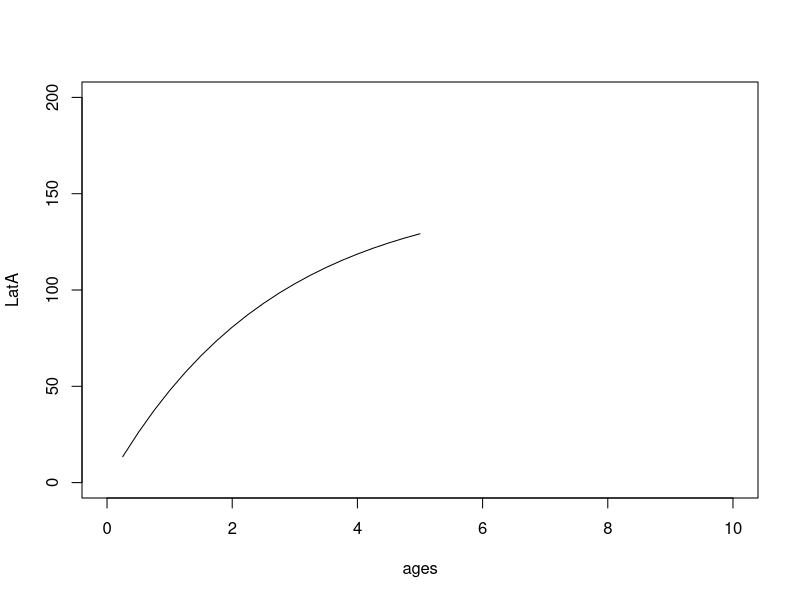
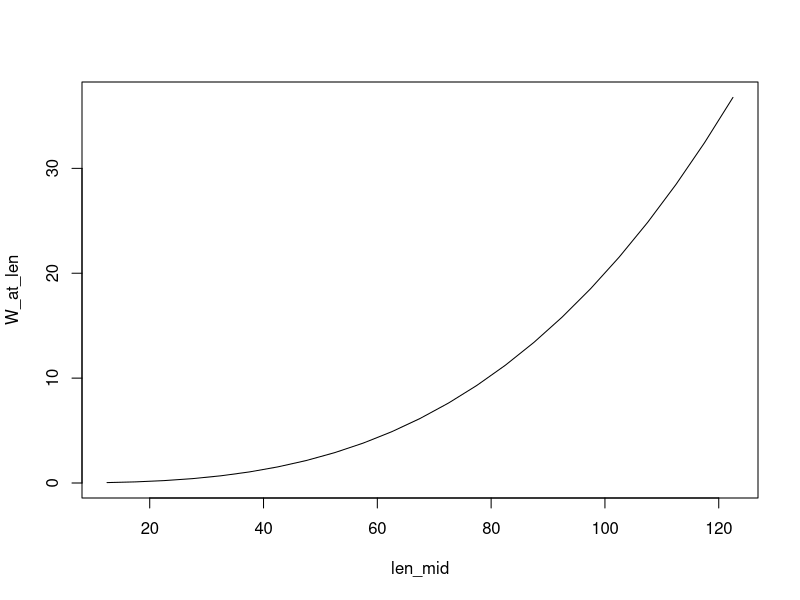
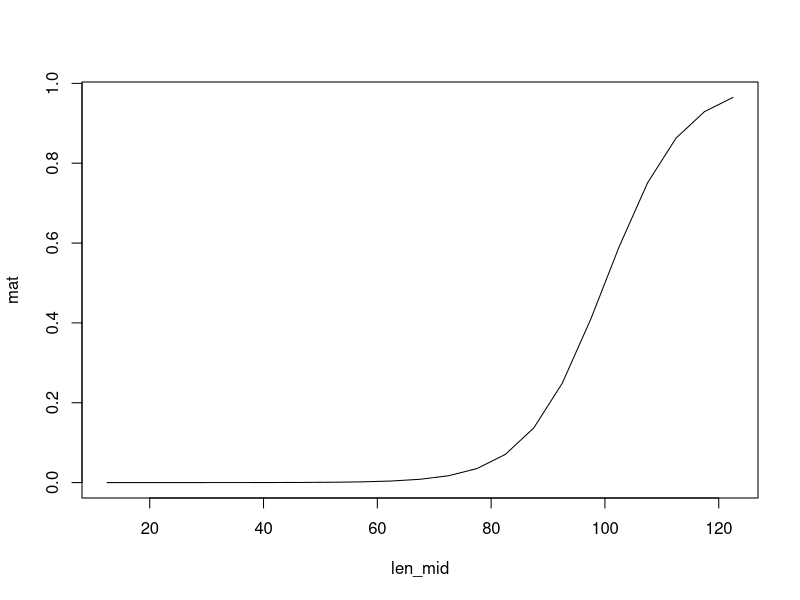
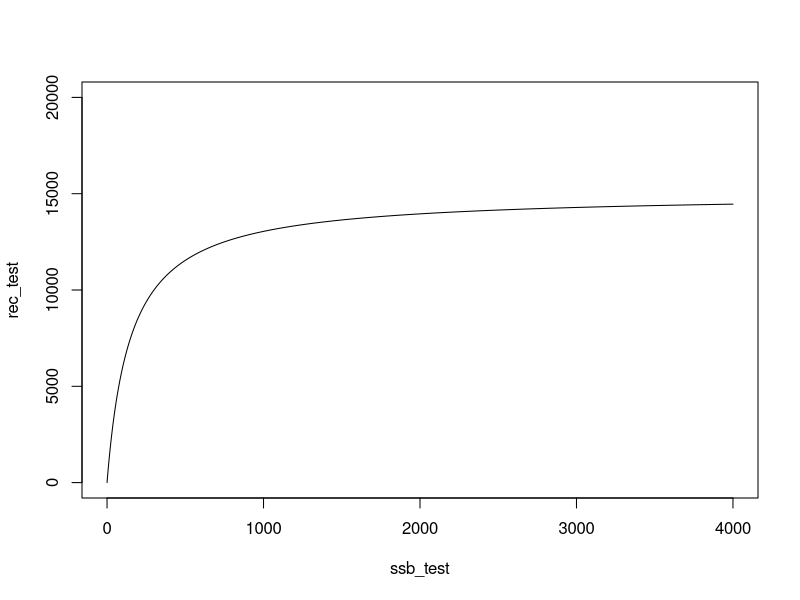
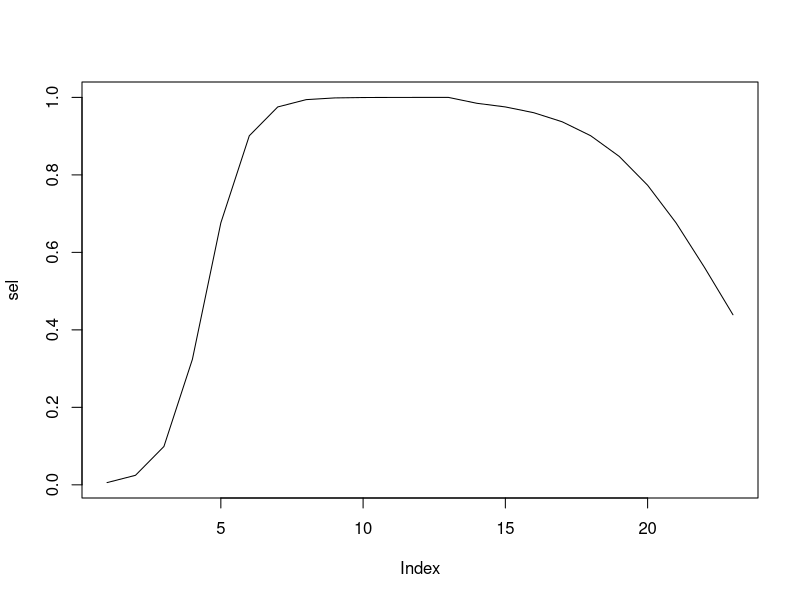

R code for these plots, in order:
#
# operating model M6: Tuna, Dome shape, Length-dependent
#-----------------------------------------------------
#---------------------------------------------------

# define functions
VB_func<-function(Linf,k,t0,age)
{
  Lt = Linf*(1-exp(-k*(age-t0))) # po is the length of age 0 fish.
  return(Lt)
}

mat_func<-function(L50,L95,length)
{
  b1=log(0.95/0.05)/(L95-L50)
  bo = -L50*b1
  logit_pt =  bo+b1*length
  matp= exp(logit_pt)/(1+exp(logit_pt))
  return(matp)
}

#---------------------------------------------------------------------------------
# define biological and fishing variables
nyear<-100 # number of years
rec.age<-0.25 # the age of recruitment to fishery (one quater)
first.year<-2020 # the first year of projection

# biological variables
max_age<-5 # number of ages

ages<-seq(rec.age,max_age,0.25) # list of ages in the simulation
years<-c(first.year:(first.year+nyear-1)) # list of years in the simulation

nage=length(ages)

len_mid<-seq(12.5,122.5,5)
len_border<-seq(10,125,5)
len_border[1]=-Inf
len_border[length(len_border)]=Inf
nlen<-length(len_mid)
len_lower=len_border[1:nlen]
len_upper=len_border[2:(nlen+1)]

M=0.2 # quaterly natural mortality
init_Z=0.1 # initial total mortality lead to equilibrium age structure

vbk=0.38
Linf=152
t0=1/Linf

LatA=VB_func(Linf,vbk,t0,ages)
plot(ages,LatA,type="l",ylim=c(0,200),xlim=c(0,10))

# weigth at length
a=2e-5; b=3
W_at_len = a*(len_mid^b)
plot(len_mid,W_at_len,type="l")

# maturation at length
mat_L50=100; mat_L95=120
mat=mat_func(mat_L50,mat_L95,len_mid)

plot(len_mid,mat,type="l")

cv_L=0.2 # the coefficient of variance in length at age at the beginning year
cv_inc=0.3 # the coefficient of variance in growth increment

std_logR=0.5 # standard deviation of recruitment
std_logN0=0.3 # standar deviation of initial number at age

# SR relationship (BH model) aS/(b+S)
alpha=15000
beta=150

ssb_test=seq(0,4000,1)
rec_test=alpha*ssb_test/(beta+ssb_test)

plot(ssb_test,rec_test,ylim=c(0,20000),type="l")

# growth transition matrix
Gij=matrix(NA,nrow=nlen,ncol=nlen) # probability from length bin j to lengh bin i.
for(j in 1:nlen){
  
  # ml_inc = (1-exp(-vbk*0.25))*(Linf-len_mid[j]) # expected growth increment based on VB model (quarterly growth)
  
  # decreasing logistic function
  delta_max=(1-exp(-vbk))*Linf # maximum expected size increment
  l50 = 0.5 * Linf # initial size having 50% maximum size increment
  l95 = 0.05 * Linf # initial size having 95% maximum size increment
  ml_inc = 0.25*delta_max / (1 + exp(-log(19)*(len_mid[j]-l50)/(l95-l50)))
  
  sl_inc = ml_inc*cv_inc # variability of growth increment
  
  for(i in 1:nlen){
    if(i<j){
      Gij[i,j]=0
    }
    if(i==j){
      Gij[i,j]=pnorm((len_upper[i]-len_mid[j]),ml_inc,sl_inc)
    }
    if(i>j){
      Gij[i,j]= pnorm((len_upper[i]-len_mid[j]),ml_inc,sl_inc)-pnorm((len_lower[i]-len_mid[j]),ml_inc,sl_inc)
    }
  }
}
colSums(Gij)

# survey variables

std_SN=0.1 # survey measurement error

q_surv_L50=30 # survey catchability at length
q_surv_L95=50
q_surv=mat_func(q_surv_L50,q_surv_L95,len_mid)

# fishing variable

sel=c(mat_func(30,40,len_mid[1:13]),mat_func(120,90,len_mid[14:23])) # dome shape double logistic equation
plot(sel,type="l")
#-------------------------------------------------------------------------------------------------
# start the simulation
setwd("E:\\simulation study\\operating models\\M6")

for(iter in 4:100){
  
  # to mimic continuous recruitment, tuna population dynamics is modelled as quater time step
  nstep=nyear*4
  
  # recruitment
  Rec<-rep(NA,nstep)
  R_init=10000 # initial number of recruitment(unit in '000)
  set.seed(iter)
  dev_logR = arima.sim(list(order=c(1,0,0), ar=0.1), n=nstep)*std_logR # std of rec is 0.2
  for(i in 1:nstep){
    Rec[i]<-exp(log(R_init)+dev_logR[i])
  }
  
  # mortality
  Z_at_len<-matrix(NA,nrow=nstep,ncol=nlen) # total mortality at length
  F_at_len<-matrix(NA,nrow=nstep,ncol=nlen) # fishing mortality at length
  M_at_len<-matrix(M,nrow=nstep,ncol=nlen) # natural mortality at length
  set.seed(iter)
  F_yr<-0.2*exp(arima.sim(list(order=c(1,0,0), ar=0.75), n=nstep)*0.2) # quarterly fishing mortality
  for(i in 1:nstep){
    F_at_len[i,]<-F_yr[i]*sel
    Z_at_len[i,]<-F_at_len[i,]+M_at_len[i,]
  }
  
  N_at_age<-matrix(NA,nrow=nstep,ncol=nage) # abundance at age
  N_at_len<-matrix(NA,nrow=nstep,ncol=nlen) # abundance at length
  
  # first year age structure
  set.seed(iter)
  N0_at_age = rep(NA,nage)
  dev_logN0 = rnorm((nage-1),0,std_logN0) # std of N0 is 0.3
  N0_at_age[1]<-Rec[1]
  for(i in 2:nage){
    N0_at_age[i]=N0_at_age[i-1]*exp(-init_Z+dev_logN0[i-1])
  }
  
  # three-dimensional cohort dynamics
  nla_list=list()
  bla_list=list()
  sbla_list=list()
  cnla_list=list()
  cbla_list=list()
  
  nla=matrix(NA,nrow=nlen,ncol=nage) # number of length at age
  bla=matrix(NA,nrow=nlen,ncol=nage) # biomass of length at age
  sbla=matrix(NA,nrow=nlen,ncol=nage) # spawning biomass of length at age
  cnla=matrix(NA,nrow=nlen,ncol=nage) # catch number of length at age
  cbla=matrix(NA,nrow=nlen,ncol=nage) # catch biomass of length at age
  
  SSB=rep(NA,nstep)
  TN=rep(NA,nstep)
  TB=rep(NA,nstep)
  CN=rep(NA,nstep)
  CB=rep(NA,nstep)
  
  pla=matrix(NA,nrow=nlen,ncol=nage) # probability of length at age
  ml=VB_func(Linf,vbk,t0,ages)
  sl=cv_L*ml
  for(i in 1:nlen){
    pla[i,]=pnorm(len_border[i+1],ml,sl)-pnorm(len_border[i],ml,sl)
  }
  
  for(i in 1:nage){
    nla[,i]=N0_at_age[i]*pla[,i]
    bla[,i]=nla[,i]*W_at_len
    sbla[,i]=bla[,i]*mat
    cnla[,i]=nla[,i]*(1-exp(-Z_at_len[1,]))*(F_at_len[1,]/Z_at_len[1,])
    cbla[,i]=cnla[,i]*W_at_len
  }
  
  nla_list[[1]]=nla
  bla_list[[1]]=bla
  sbla_list[[1]]=sbla
  cnla_list[[1]]=cnla
  cbla_list[[1]]=cbla
  
  TN[1]=sum(nla)
  TB[1]=sum(bla)
  SSB[1]=sum(sbla)
  CN[1]=sum(cnla)
  CB[1]=sum(cbla)
  
  for(i in 2:nstep)
  {
    # recruitment process
    logR=log(alpha*SSB[i-1]/(beta + SSB[i-1])) # BH model
    Rec[i]<-exp(logR+dev_logR[i]) # add autocorrelated error
    nla[,1]=Rec[i]*pla[,1]
    bla[,1]=nla[,1]*W_at_len
    sbla[,1]=bla[,1]*mat
    cnla[,1]=nla[,1]*(1-exp(-Z_at_len[i,]))*(F_at_len[i,]/Z_at_len[i,])
    cbla[,1]=cnla[,1]*W_at_len
    
    for(j in 2:(nage-1))
    {
      # survival process
      nla_survival=nla_list[[i-1]][,j-1]*exp(-Z_at_len[i-1,])
      
      # growth process
      nla[,j]=Gij %*% nla_survival
      bla[,j]=nla[,j]*W_at_len
      sbla[,j]=bla[,j]*mat
      cnla[,j]=nla[,j]*(1-exp(-Z_at_len[i,]))*(F_at_len[i,]/Z_at_len[i,])
      cbla[,j]=cnla[,j]*W_at_len
    }
    # plus group
    # survival process
    nla_survival=nla_list[[i-1]][,nage-1]*exp(-Z_at_len[i-1,]) + nla_list[[i-1]][,nage]*exp(-Z_at_len[i-1,])
    # growth process
    nla[,nage]=Gij %*% nla_survival
    bla[,nage]=nla[,nage]*W_at_len
    sbla[,nage]=bla[,nage]*mat
    cnla[,nage]=nla[,nage]*(1-exp(-Z_at_len[i,]))*(F_at_len[i,]/Z_at_len[i,])
    cbla[,nage]=cnla[,nage]*W_at_len
    
    nla_list[[i]]=nla
    bla_list[[i]]=bla
    sbla_list[[i]]=sbla
    cnla_list[[i]]=cnla
    cbla_list[[i]]=cbla
    
    TN[i]=sum(nla)
    TB[i]=sum(bla)
    SSB[i]=sum(sbla)
    CN[i]=sum(cnla)
    CB[i]=sum(cbla)
  }
  
  # derive two-dimensional number, biomass and catch at length and age
  N_at_age<-matrix(NA,nrow=nstep,ncol=nage) # number at age
  N_at_len<-matrix(NA,nrow=nstep,ncol=nlen) # number at length
  B_at_age<-matrix(NA,nrow=nstep,ncol=nage) # biomass at age
  B_at_len<-matrix(NA,nrow=nstep,ncol=nlen) # biomass at length
  SB_at_age<-matrix(NA,nrow=nstep,ncol=nage) # spawning biomass at age
  SB_at_len<-matrix(NA,nrow=nstep,ncol=nlen) # spawning biomass at length
  CN_at_age<-matrix(NA,nrow=nstep,ncol=nage) # catch number at age
  CN_at_len<-matrix(NA,nrow=nstep,ncol=nlen) # catch number at length
  CB_at_age<-matrix(NA,nrow=nstep,ncol=nage) # catch biomass at age
  CB_at_len<-matrix(NA,nrow=nstep,ncol=nlen) # catch biomass at length
  
  for(i in 1:nstep){
    N_at_age[i,]<-colSums(nla_list[[i]])
    N_at_len[i,]<-rowSums(nla_list[[i]])
    B_at_age[i,]<-colSums(bla_list[[i]])
    B_at_len[i,]<-rowSums(bla_list[[i]])
    SB_at_age[i,]<-colSums(sbla_list[[i]])
    SB_at_len[i,]<-rowSums(sbla_list[[i]])
    CN_at_age[i,]<-colSums(cnla_list[[i]])
    CN_at_len[i,]<-rowSums(cnla_list[[i]])
    CB_at_age[i,]<-colSums(cbla_list[[i]])
    CB_at_len[i,]<-rowSums(cbla_list[[i]])
  }
  
  # derive one dimensional number, biomass and catch
  TN<-rep(NA,nstep)
  TB<-rep(NA,nstep)
  SSB<-rep(NA,nstep)
  CN<-rep(NA,nstep)
  CB<-rep(NA,nstep)
  
  for(i in 1:nstep){
    TN[i]<-sum(N_at_len[i,])
    TB[i]<-sum(B_at_len[i,])
    SSB[i]<-sum(SB_at_len[i,])
    CN[i]<-sum(CN_at_len[i,])
    CB[i]<-sum(CB_at_len[i,])
  }
  
  # derive age-based mortality
  Z_at_age<-matrix(NA,nrow=nstep-1,ncol=nage-1)
  F_at_age<-matrix(NA,nrow=nstep-1,ncol=nage-1)
  M_at_age<-matrix(NA,nrow=nstep-1,ncol=nage-1)
  
  for(i in 1:(nstep-1)){
    for(j in 1:(nage-1)){
      Z_at_age[i,j]=log(N_at_age[i,j])-log(N_at_age[i+1,j+1])
      #F_at_age[i,j]=log(N_at_age[i,j]) - log(N_at_age[i,j]-CN_at_age[i,j])
      F_at_age[i,j]=(CN_at_age[i,j]*Z_at_age[i,j])/(N_at_age[i,j]*(1-exp(-Z_at_age[i,j])))
      M_at_age[i,j]=Z_at_age[i,j]-F_at_age[i,j]
    }
  }
  
  # calculate research vessel survey index
  rvnla_list=list()
  rvbla_list=list()
  rvnla=matrix(NA,nrow=nlen,ncol=nage) # number of length at age
  rvbla=matrix(NA,nrow=nlen,ncol=nage) # biomass of length at age
  RVN_at_age=matrix(NA,nrow=nstep,ncol=nage)
  RVN_at_len=matrix(NA,nrow=nstep,ncol=nlen)
  RVB_at_age=matrix(NA,nrow=nstep,ncol=nage)
  RVB_at_len=matrix(NA,nrow=nstep,ncol=nlen)
  
  set.seed(iter)
  surv_error<-rnorm(nstep,0,std_SN)
  for(i in 1:nstep){
    temp=nla_list[[i]]
    for(j in 1:nage){
      rvnla[,j]=temp[,j]*q_surv*exp(surv_error[i])
      rvbla[,j]=rvnla[,j]*W_at_len
    }
    rvnla_list[[i]]=rvnla
    rvbla_list[[i]]=rvbla
    
    RVN_at_age[i,]<-colSums(rvnla_list[[i]])
    RVN_at_len[i,]<-rowSums(rvnla_list[[i]])
    RVB_at_age[i,]<-colSums(rvbla_list[[i]])
    RVB_at_len[i,]<-rowSums(rvbla_list[[i]])
  }
  
  for(i in 1:nstep)
  {
    for(j in 1:nlen)
    {
      if(RVN_at_len[i,j]<1e-6){RVN_at_len[i,j]=1e-6}
    }
  }
  
  RVN=rowSums(RVN_at_len)
  RVB=rowSums(RVB_at_len)
  
  sim.data=list(
    SN_at_len = RVN_at_len[381:400,],
    q_surv = q_surv,
    len_mid = len_mid,
    nstep=(nyear-95)*4,
    nage=nage,
    nlen=nlen,
    ages=seq(0.25,5,0.25),
    weight=matrix(rep(W_at_len,(nyear-95)*4),nrow=nlen,ncol=(nyear-95)*4),
    mat=matrix(rep(mat,(nyear-95)*4),nrow=nlen,ncol=(nyear-95)*4),
    
    sel = sel,
    F_at_len = F_at_len[381:400,],
    F_at_age = F_at_age[381:399,],
    M_at_len = M_at_len[381:400,],
    M_at_age = M_at_age[381:399,],
    N_at_len = N_at_len[381:400,],
    N_at_age = N_at_age[381:400,],
    B_at_len = B_at_len[381:400,],
    B_at_age = B_at_age[381:400,],
    SB_at_len = SB_at_len[381:400,],
    SB_at_age = SB_at_age[381:400,],
    CN_at_len = CN_at_len[381:400,],
    CN_at_age = CN_at_age[381:400,],
    CB_at_len = CB_at_len[381:400,],
    CB_at_age = CB_at_age[381:400,],
    RVN_at_len = RVN_at_len[381:400,],
    RVN_at_age = RVN_at_age[381:400,],
    RVB_at_len = RVB_at_len[381:400,],
    RVB_at_age = RVB_at_age[381:400,],
    Rec = N_at_age[381:400,1],
    TN = TN[381:400],
    TB = TB[381:400],
    CN = CN[381:400],
    CB = CB[381:400],
    SSB = SSB[381:400]
  )
  
  save(sim.data,file=paste0("sim_rep",iter))
}
